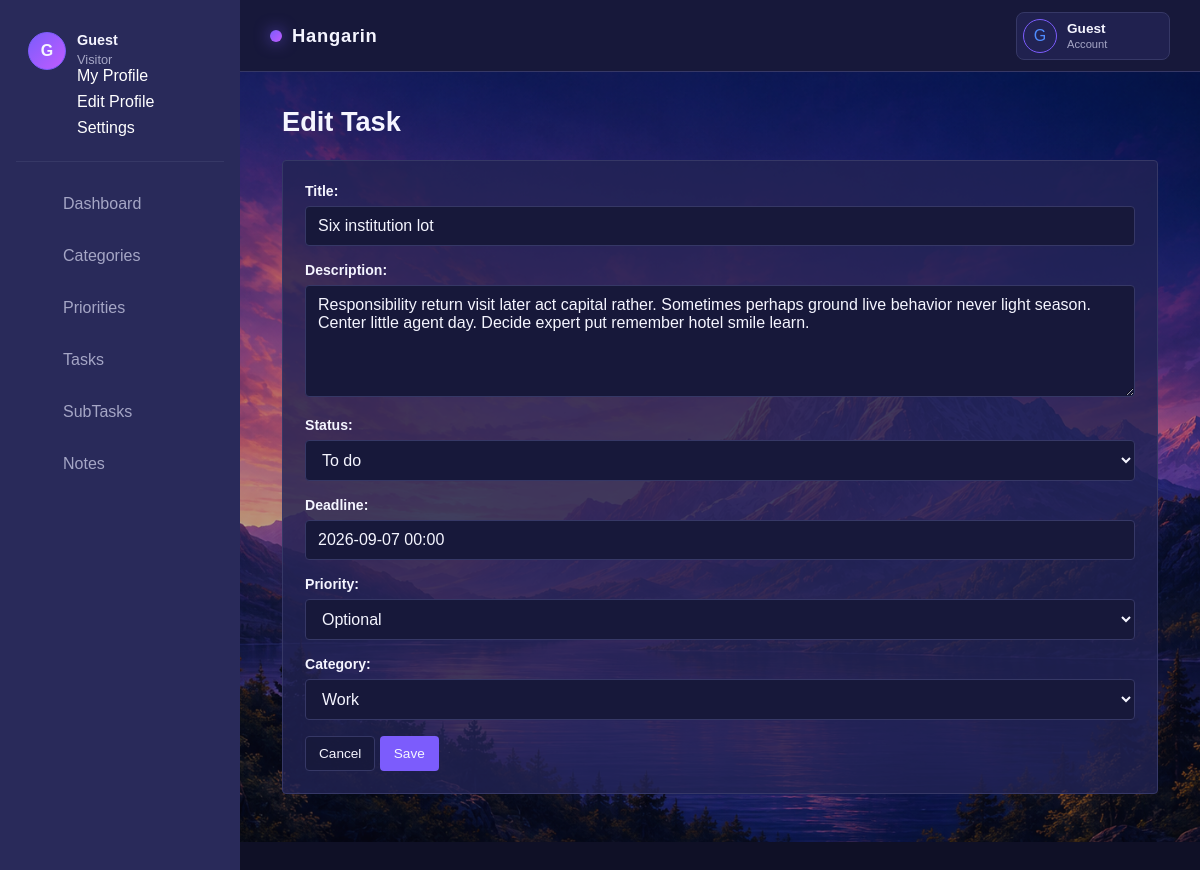
The app's page /tasks/2/edit/, older data.
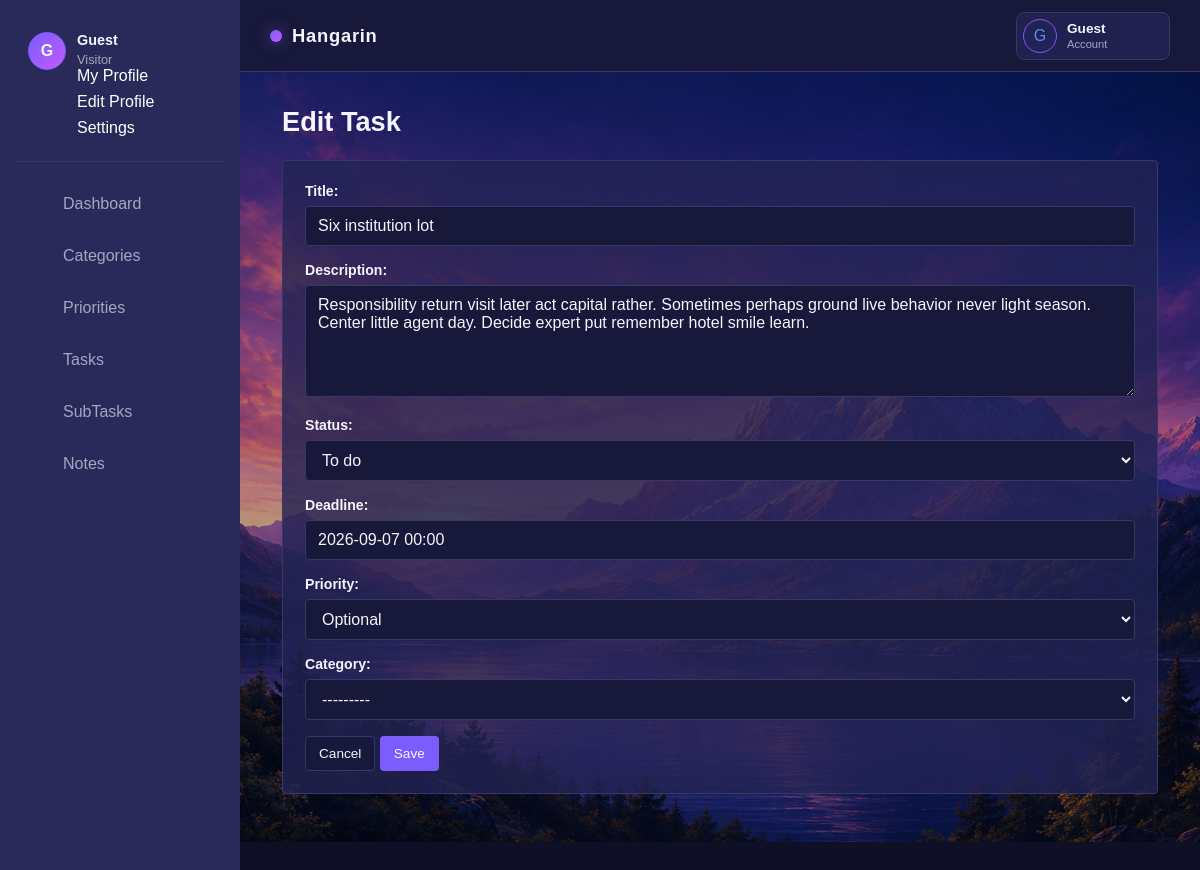
The same page, newer data.
### app/models.py (models this page shows, shortened)
class Task(models.Model):
    class Status(models.TextChoices):
        TODO = 'todo', 'To do'
        IN_PROGRESS = 'in_progress', 'In progress'
        DONE = 'done', 'Done'
    title = models.CharField(max_length=200)
    description = models.TextField(blank=True)
    status = models.CharField(max_length=20, choices=Status.choices, default=Status.TODO)
    is_deleted = models.BooleanField(default=False)
    deadline = models.DateTimeField(blank=True, null=True)
    priority = models.ForeignKey(Priority, on_delete=models.PROTECT, blank=True, null=True)
    category = models.ForeignKey(Category, on_delete=models.SET_NULL, blank=True, null=True)
    created_at = models.DateTimeField(auto_now_add=True)
    updated_at = models.DateTimeField(auto_now=True)
    class Meta:
        ordering = ('status', 'deadline', '-created_at')

### app/views.py (the view)
# urls.py: path('tasks/<int:pk>/edit/', views.TaskUpdateView.as_view(), name='task-edit'),
class TaskUpdateView(UpdateView):
	model = Task
	form_class = TaskForm
	template_name = 'hangarin/task_form.html'
	success_url = '/tasks/'

### app/forms.py
class TaskForm(forms.ModelForm):
    class Meta:
        model = Task
        fields = ('title', 'description', 'status', 'deadline', 'priority', 'category')
        widgets = {
            'deadline': forms.DateTimeInput(
                format='%Y-%m-%d %H:%M',
                attrs={
                    'type': 'text',
                    'id': 'deadlinePicker',
                    'placeholder': 'Choose date and time',
                    'autocomplete': 'off',
                    'readonly': 'readonly',
                },
            ),
            'description': forms.Textarea(attrs={'rows': 5}),
        }
    def __init__(self, *args, **kwargs):
        super().__init__(*args, **kwargs)
        self.fields['deadline'].input_formats = ('%Y-%m-%d %H:%M',)

### app/models.py (called while the page is built)
    def __str__(self):
        return self.name

    def __str__(self):
        return self.name

### app/templates/hangarin/task_form.html (shortened to what this page needs)
{% extends 'base.html' %}
{% load widget_tweaks %}
{% block content %}
<div class="content">
  <div class="container-fluid">
    <h4 class="page-title">{% if object %}Edit Task{% else %}Add Task{% endif %}</h4>
    <div class="card">
      <div class="card-body">
        <form method="post">
          {% include 'includes/form.html' %}
          <div class="mt-3">
            <a href="{% url 'task-list' %}" class="btn btn-light">Cancel</a>
            <button type="submit" class="btn btn-primary">Save</button>
          </div>
        </form>
      </div>
    </div>
  </div>
</div>
{% endblock %}

### app/templates/includes/form.html (shortened to what this page needs)
{% load widget_tweaks %}
{% for field in form %}
<div class="field item form-group">
  <label>{{ field.label_tag }}</label>
  <div class="form-group">
    {% if field.name == 'deadline' %}
      {% render_field field class="form-control" id="deadlinePicker" %}
    {% else %}
      {% render_field field class="form-control" %}
    {% endif %}
  </div>
</div>
{% endfor %}

Row changes from the older to the newer data that the page shows:
changed Task "Six institution lot": category "Work" → "---------"
